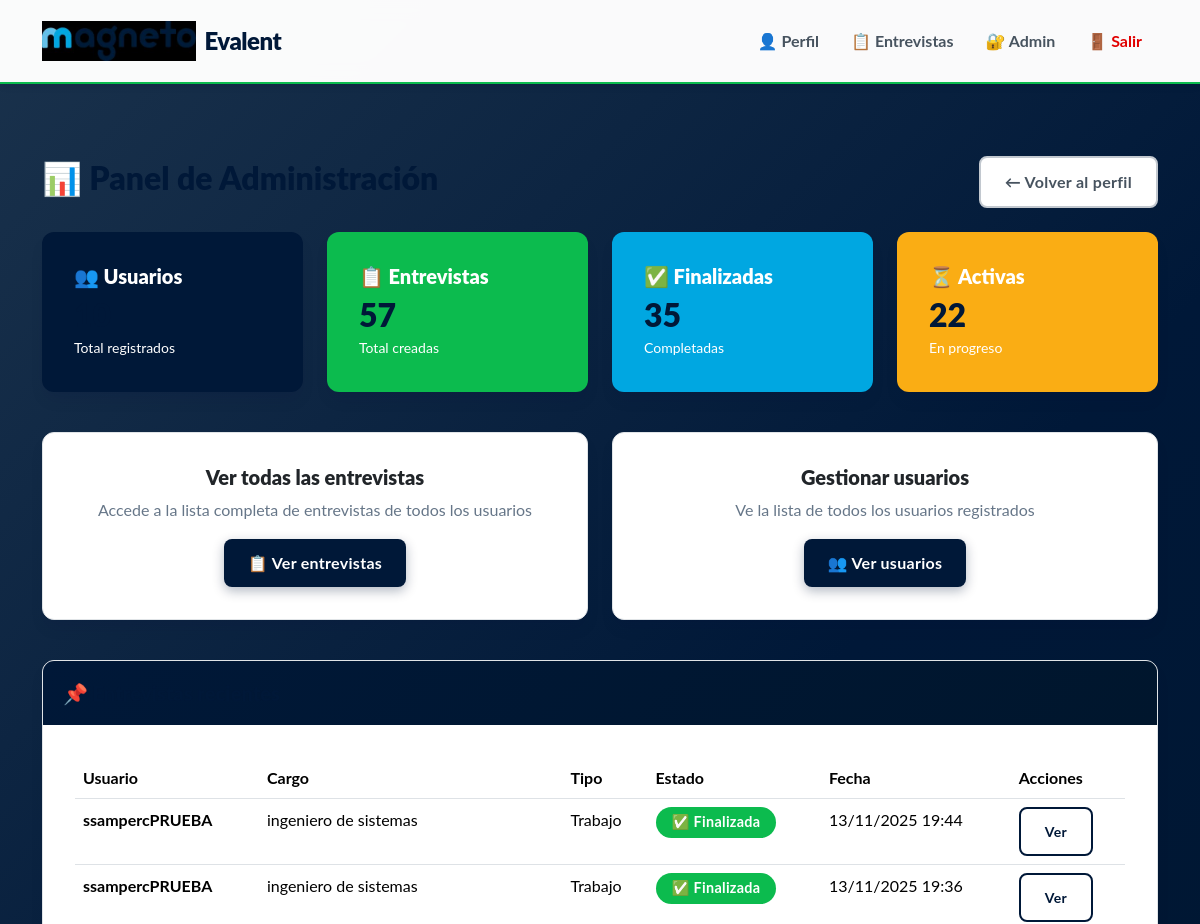
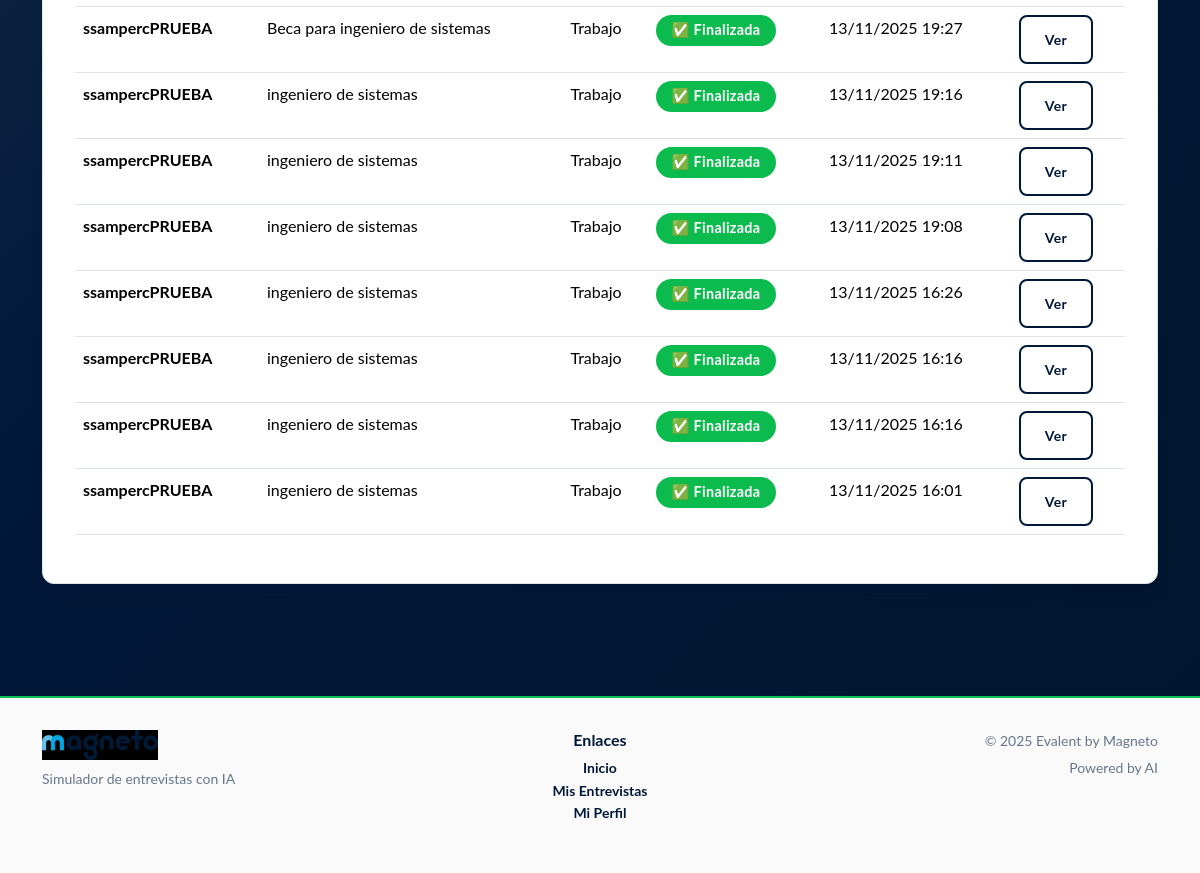
Page /accounts/admin-dashboard/ (signed in) on the committed database (2 pictures, top to bottom).
### interviews/models.py (models this page shows, shortened)
class Interview(models.Model):
    MODE_CHOICES = [
        ("questions", "Por número de preguntas"),
        ("time", "Por tiempo"),
    ]
    INTERVIEW_TYPES = [
        ("job", "Trabajo"),
        ("academic", "Académica"),
        ("scholarship", "Beca"),
        ("informal", "Informal"),
    ]
    LANGUAGES = [
        ("es", "Español"),
        ("en", "Inglés"),
    ]
    LEVELS = [
        ("junior", "Junior"),
        ("semi", "Semi-Senior"),
        ("senior", "Senior"),
    ]
    user = models.ForeignKey(User, on_delete=models.CASCADE)
    interview_type = models.CharField(max_length=20, choices=INTERVIEW_TYPES)
    language = models.CharField(max_length=10, choices=LANGUAGES, default="es")
    level = models.CharField(max_length=20, choices=LEVELS, default="junior")
    position = models.CharField(max_length=100)
    mode = models.CharField(max_length=20, choices=MODE_CHOICES, default="questions")
    max_questions = models.IntegerField(null=True, blank=True)
    time_limit = models.IntegerField(null=True, blank=True)  # en minutos
    created_at = models.DateTimeField(auto_now_add=True)
    is_finished = models.BooleanField(default=False)
    asked_questions = models.IntegerField(default=0)

### accounts/views.py (the view)
# urls.py: path("admin-dashboard/", views.admin_dashboard, name="admin_dashboard"),
@user_passes_test(is_admin)
def admin_dashboard(request):
    from interviews.models import Interview
    from django.contrib.auth.models import User
    total_users = User.objects.count()
    total_interviews = Interview.objects.count()
    finished_interviews = Interview.objects.filter(is_finished=True).count()
    active_interviews = Interview.objects.filter(is_finished=False).count()
    recent_interviews = Interview.objects.select_related('user').order_by('-created_at')[:10]
    context = {
        'total_users': total_users,
        'total_interviews': total_interviews,
        'finished_interviews': finished_interviews,
        'active_interviews': active_interviews,
        'recent_interviews': recent_interviews,
    }
    return render(request, 'accounts/admin_dashboard.html', context)

### accounts/views.py (called while the page is built)
def is_admin(user):
    return user.is_superuser or (hasattr(user, 'profile') and user.profile.role == 'recruiter')

### templates/accounts/admin_dashboard.html (shortened to what this page needs)
{% extends 'base.html' %}
{% block content %}
<div class="container mt-4">
    <div class="d-flex justify-content-between align-items-center mb-4">
        <h2>📊 Panel de Administración</h2>
        <a href="{% url 'accounts:profile' %}" class="btn btn-outline-secondary">← Volver al perfil</a>
    </div>
    <div class="row mb-4">
        <div class="col-md-3 mb-3">
            <div class="card bg-primary text-white">
                <div class="card-body">
                    <h5 class="card-title">👥 Usuarios</h5>
                    <h2 class="mb-0">{{ total_users }}</h2>
                    <p class="mb-0"><small>Total registrados</small></p>
                </div>
            </div>
        </div>
        <div class="col-md-3 mb-3">
            <div class="card bg-success text-white">
                <div class="card-body">
                    <h5 class="card-title">📋 Entrevistas</h5>
                    <h2 class="mb-0">{{ total_interviews }}</h2>
                    <p class="mb-0"><small>Total creadas</small></p>
                </div>
            </div>
        </div>
        <div class="col-md-3 mb-3">
            <div class="card bg-info text-white">
                <div class="card-body">
                    <h5 class="card-title">✅ Finalizadas</h5>
                    <h2 class="mb-0">{{ finished_interviews }}</h2>
                    <p class="mb-0"><small>Completadas</small></p>
                </div>
            </div>
        </div>
        <div class="col-md-3 mb-3">
            <div class="card bg-warning text-white">
                <div class="card-body">
                    <h5 class="card-title">⏳ Activas</h5>
                    <h2 class="mb-0">{{ active_interviews }}</h2>
                    <p class="mb-0"><small>En progreso</small></p>
                </div>
            </div>
        </div>
    </div>
    <div class="row mb-4">
        <div class="col-md-6 mb-3">
            <div class="card">
                <div class="card-body text-center">
                    <h5 class="card-title">Ver todas las entrevistas</h5>
                    <p class="text-muted">Accede a la lista completa de entrevistas de todos los usuarios</p>
                    <a href="{% url 'accounts:admin_interviews' %}" class="btn btn-primary">
                        📋 Ver entrevistas
                    </a>
                </div>
            </div>
        </div>
        <div class="col-md-6 mb-3">
            <div class="card">
                <div class="card-body text-center">
                    <h5 class="card-title">Gestionar usuarios</h5>
                    <p class="text-muted">Ve la lista de todos los usuarios registrados</p>
                    <a href="{% url 'accounts:admin_users' %}" class="btn btn-primary">
                        👥 Ver usuarios
                    </a>
                </div>
            </div>
        </div>
    </div>
    <div class="card">
        <div class="card-header">
            <h5 class="mb-0">📌 Entrevistas recientes</h5>
        </div>
        <div class="card-body">
            <div class="table-responsive">
                <table class="table table-hover">
                    <thead>
                        <tr>
                            <th>Usuario</th>
                            <th>Cargo</th>
                            <th>Tipo</th>
                            <th>Estado</th>
                            <th>Fecha</th>
                            <th>Acciones</th>
                        </tr>
                    </thead>
                    <tbody>
                        {% for interview in recent_interviews %}
                        <tr>
                            <td><strong>{{ interview.user.username }}</strong></td>
                            <td>{{ interview.position }}</td>
                            <td>{{ interview.get_interview_type_display }}</td>
                            <td>
                                {% if interview.is_finished %}
                                    <span class="badge bg-success">✅ Finalizada</span>
                                {% else %}
                                    <span class="badge bg-warning">⏳ En progreso</span>
                                {% endif %}
                            </td>
                            <td>{{ interview.created_at|date:"d/m/Y H:i" }}</td>
                            <td>
                                <a href="{% url 'interviews:interview_results' interview.pk %}"
                                   class="btn btn-sm btn-outline-primary">
                                    Ver
                                </a>
                            </td>
                        </tr>
                        {% empty %}
                        <tr>
                            <td colspan="6" class="text-center text-muted">
                                No hay entrevistas todavía
                            </td>
                        </tr>
                        {% endfor %}
                    </tbody>
                </table>
            </div>
        </div>
    </div>
</div>
{% endblock %}

### templates/base.html (shortened to what this page needs)
{% load static %}
<!DOCTYPE html>
<html lang="es">
<head>
  <link href="https://cdn.jsdelivr.net/npm/bootstrap@5.3.3/dist/css/bootstrap.min.css" rel="stylesheet">
  <link rel="stylesheet" href="{% static 'css/evalent.css' %}">
</head>
<body class="bg-light">
  <nav class="navbar navbar-expand-lg navbar-light sticky-top">
    <div class="container">
      <a class="navbar-brand d-flex align-items-center" href="/">
        <img src="{% static 'img/imagen__6_.jpeg' %}" alt="Magneto Empleos" height="40" class="me-2">
        <span class="d-none d-md-inline">Evalent</span>
      </a>
      <div class="collapse navbar-collapse" id="navbarNav">
        <ul class="navbar-nav ms-auto">
          {% if user.is_authenticated %}
            <li class="nav-item">
              <a href="/accounts/profile/" class="nav-link">
                <span class="d-none d-md-inline">👤</span> Perfil
              </a>
            </li>
            <li class="nav-item">
              <a href="/interviews/" class="nav-link">
                <span class="d-none d-md-inline">📋</span> Entrevistas
              </a>
            </li>
            {% if user.is_superuser or user.profile.role == 'recruiter' %}
            <li class="nav-item">
              <a href="{% url 'accounts:admin_dashboard' %}" class="nav-link">
                <span class="d-none d-md-inline">🔐</span> Admin
              </a>
            </li>
            {% endif %}
            <li class="nav-item">
              <a href="/accounts/logout/" class="nav-link text-danger">
                <span class="d-none d-md-inline">🚪</span> Salir
              </a>
            </li>
          {% endif %}
        </ul>
      </div>
    </div>
  </nav>
  <main class="py-5">
    {% block content %}{% endblock %}
  </main>
  <footer class="text-center">
    <div class="container">
      <div class="row">
        <div class="col-md-4 text-md-start mb-3 mb-md-0">
          <img src="{% static 'img/imagen__6_.jpeg' %}" alt="Magneto Empleos" height="30" class="mb-2">
          <p class="small text-muted mb-0">Simulador de entrevistas con IA</p>
        </div>
        <div class="col-md-4 mb-3 mb-md-0">
          <h6 class="fw-bold text-primary">Enlaces</h6>
          <ul class="list-unstyled small">
            <li><a href="/">Inicio</a></li>
            {% if user.is_authenticated %}
            <li><a href="/interviews/">Mis Entrevistas</a></li>
            <li><a href="/accounts/profile/">Mi Perfil</a></li>
            {% endif %}
          </ul>
        </div>
        <div class="col-md-4 text-md-end">
          <p class="small text-muted mb-1">© 2025 Evalent by Magneto</p>
          <p class="small text-muted">Powered by AI</p>
        </div>
      </div>
    </div>
  </footer>
</body>
</html>

### rows in the picture
Interview: user.username "ssampercPRUEBA", position "ingeniero de sistemas", interview_type "Trabajo", is_finished "✅ Finalizada", created_at "13/11/2025 19:44"
Interview: user.username "ssampercPRUEBA", position "ingeniero de sistemas", interview_type "Trabajo", is_finished "✅ Finalizada", created_at "13/11/2025 19:36"
Interview: user.username "ssampercPRUEBA", position "Beca para ingeniero de sistemas", interview_type "Trabajo", is_finished "✅ Finalizada", created_at "13/11/2025 19:27"
Interview: user.username "ssampercPRUEBA", position "ingeniero de sistemas", interview_type "Trabajo", is_finished "✅ Finalizada", created_at "13/11/2025 19:16"
Interview: user.username "ssampercPRUEBA", position "ingeniero de sistemas", interview_type "Trabajo", is_finished "✅ Finalizada", created_at "13/11/2025 19:11"
Interview: user.username "ssampercPRUEBA", position "ingeniero de sistemas", interview_type "Trabajo", is_finished "✅ Finalizada", created_at "13/11/2025 19:08"
Interview: user.username "ssampercPRUEBA", position "ingeniero de sistemas", interview_type "Trabajo", is_finished "✅ Finalizada", created_at "13/11/2025 16:26"
Interview: user.username "ssampercPRUEBA", position "ingeniero de sistemas", interview_type "Trabajo", is_finished "✅ Finalizada", created_at "13/11/2025 16:16"
Interview: user.username "ssampercPRUEBA", position "ingeniero de sistemas", interview_type "Trabajo", is_finished "✅ Finalizada", created_at "13/11/2025 16:16"
Interview: user.username "ssampercPRUEBA", position "ingeniero de sistemas", interview_type "Trabajo", is_finished "✅ Finalizada", created_at "13/11/2025 16:01"

### other values in the picture
{{ total_interviews }} "57"
{{ finished_interviews }} "35"
{{ active_interviews }} "22"
